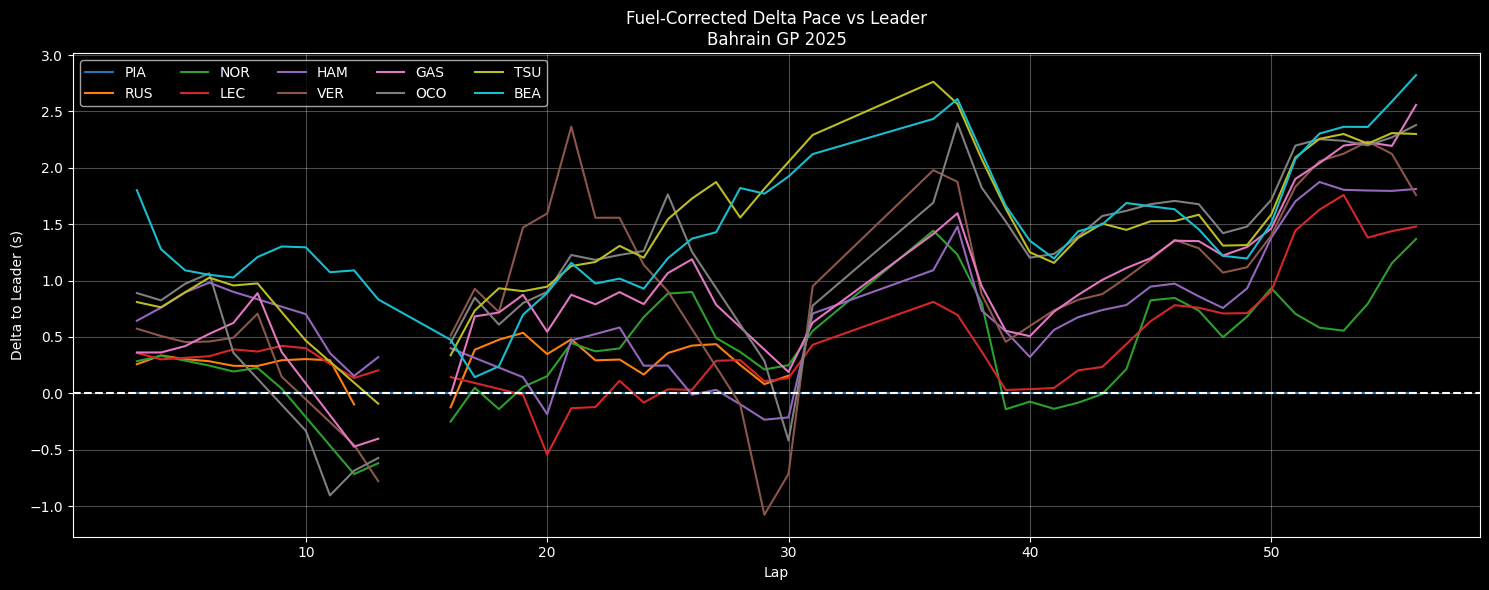

The Python source for this figure:
import fastf1, os
import matplotlib.pyplot as plt
import pandas as pd
import numpy as np

# ===== CONFIG =====
YEAR, GP, SESSION = 2025, "Bahrain Grand Prix", "R"
CACHE_DIR = "cache"

FUEL_START = 110        # kg
FUEL_BURN = 1.5         # kg/lap
FUEL_PENALTY = 0.033    # sec/kg
ROLL = 3

os.makedirs(CACHE_DIR, exist_ok=True)
fastf1.Cache.enable_cache(CACHE_DIR)

# ===== LOAD SESSION =====
session = fastf1.get_session(YEAR, GP, SESSION)
session.load()

laps = session.laps
laps = laps[laps["IsAccurate"]].copy()
laps["LapTimeSec"] = laps["LapTime"].dt.total_seconds()

# ===== TOP 10 =====
drivers = (
    session.results.sort_values("Position")
    .head(10)["Abbreviation"]
    .tolist()
)
leader = drivers[0]

laps = laps[laps["Driver"].isin(drivers)]
laps = laps[laps["PitInTime"].isna() & laps["PitOutTime"].isna()]

# ===== OUTLIER REMOVAL =====
clean = []
for d in drivers:
    dl = laps[laps["Driver"] == d]
    q1, q3 = dl["LapTimeSec"].quantile([0.25, 0.75])
    iqr = q3 - q1
    clean.append(dl[(dl["LapTimeSec"] >= q1-1.5*iqr) & (dl["LapTimeSec"] <= q3+1.5*iqr)])

clean = pd.concat(clean)

# ===== FUEL CORRECTION =====
clean["FuelRemaining"] = FUEL_START - (clean["LapNumber"] - 1) * FUEL_BURN
clean["FuelCorrected"] = clean["LapTimeSec"] - clean["FuelRemaining"] * FUEL_PENALTY

clean["Rolling"] = (
    clean.groupby("Driver")["FuelCorrected"]
    .rolling(ROLL, center=True).mean()
    .reset_index(level=0, drop=True)
)

leader_pace = (
    clean[clean["Driver"] == leader][["LapNumber","Rolling"]]
    .rename(columns={"Rolling":"LeaderRolling"})
)

clean = clean.merge(leader_pace, on="LapNumber", how="left")
clean["DeltaVsLeader"] = clean["Rolling"] - clean["LeaderRolling"]

# ===== PLOT =====
plt.figure(figsize=(15,6))
colors = plt.cm.tab10(np.linspace(0,1,len(drivers)))

for d,c in zip(drivers, colors):
    dlap = clean[clean["Driver"] == d]
    plt.plot(dlap["LapNumber"], dlap["DeltaVsLeader"], color=c, label=d)

plt.axhline(0, linestyle="--", color="white")
plt.title("Fuel-Corrected Delta Pace vs Leader\nBahrain GP 2025")
plt.xlabel("Lap")
plt.ylabel("Delta to Leader (s)")
plt.grid(alpha=0.3)
plt.legend(ncol=5)
plt.tight_layout()
plt.show()
